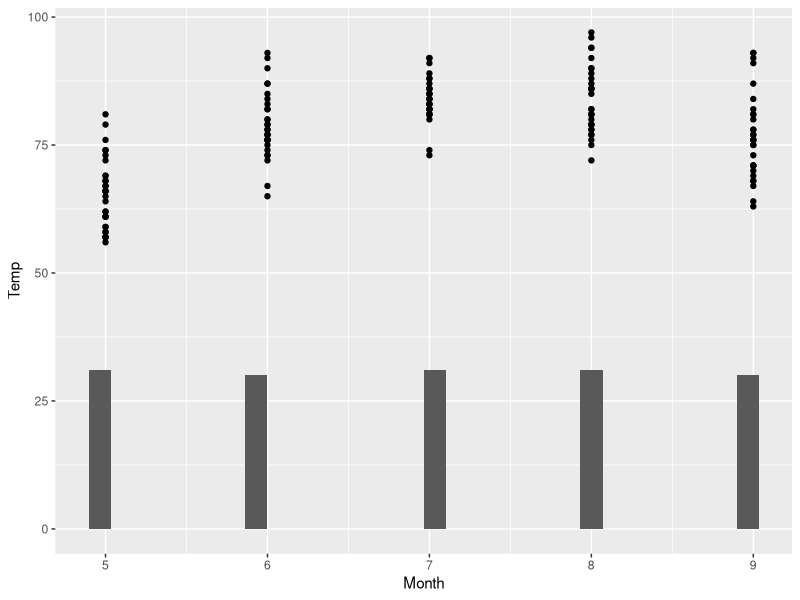
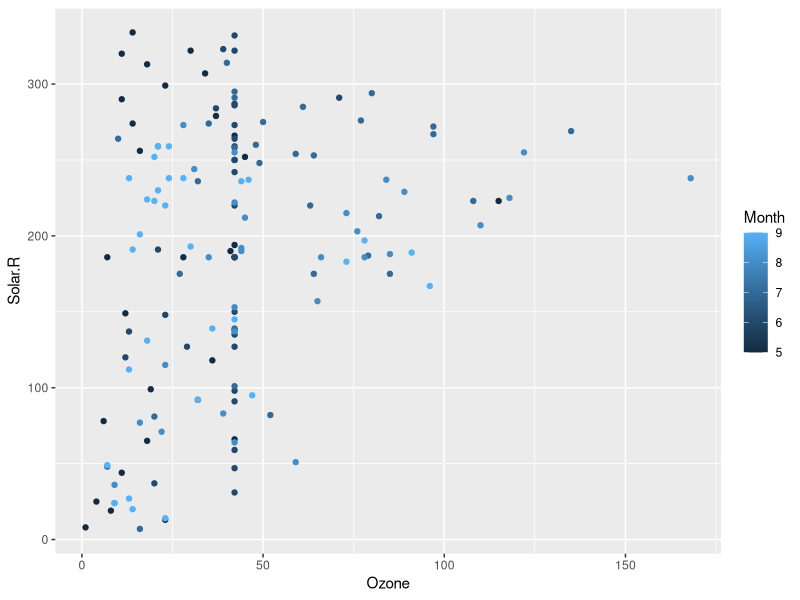
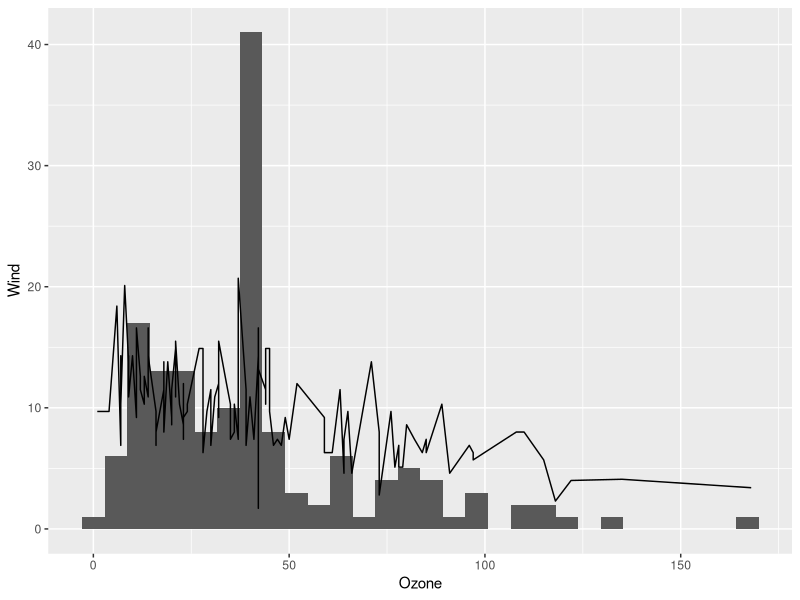
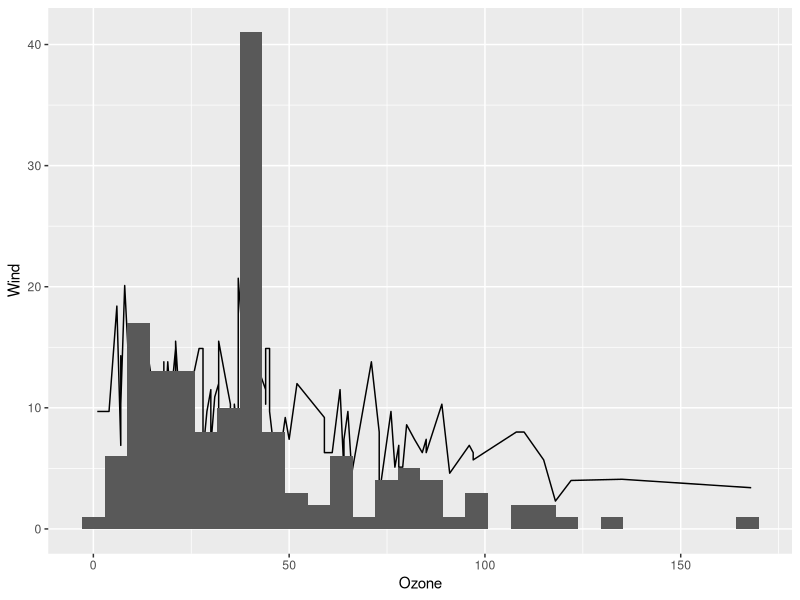
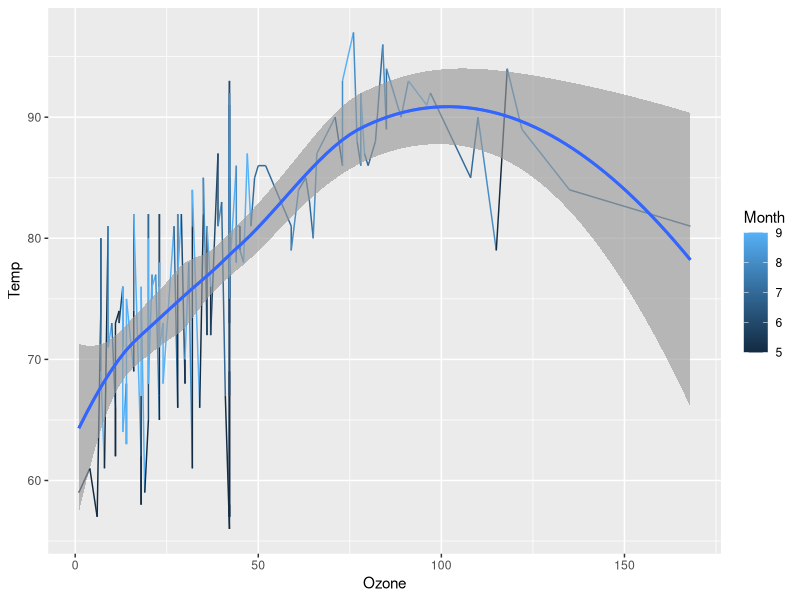
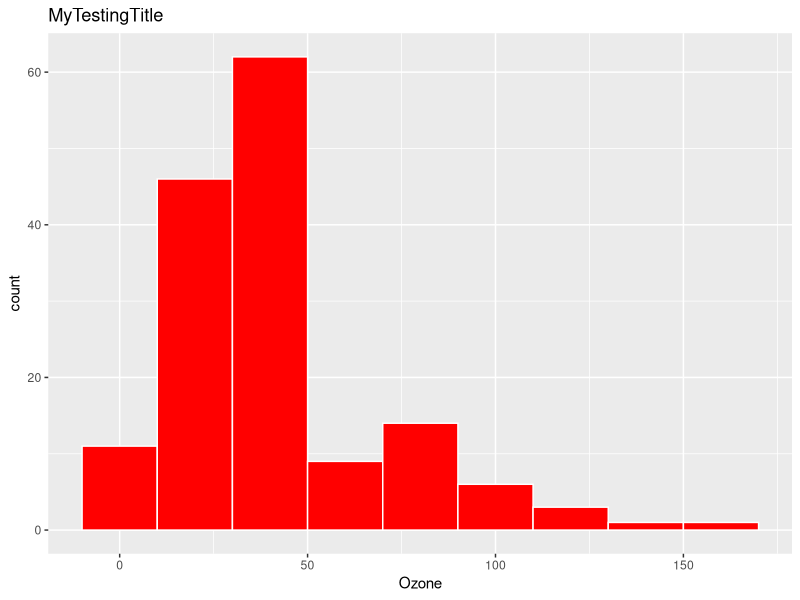
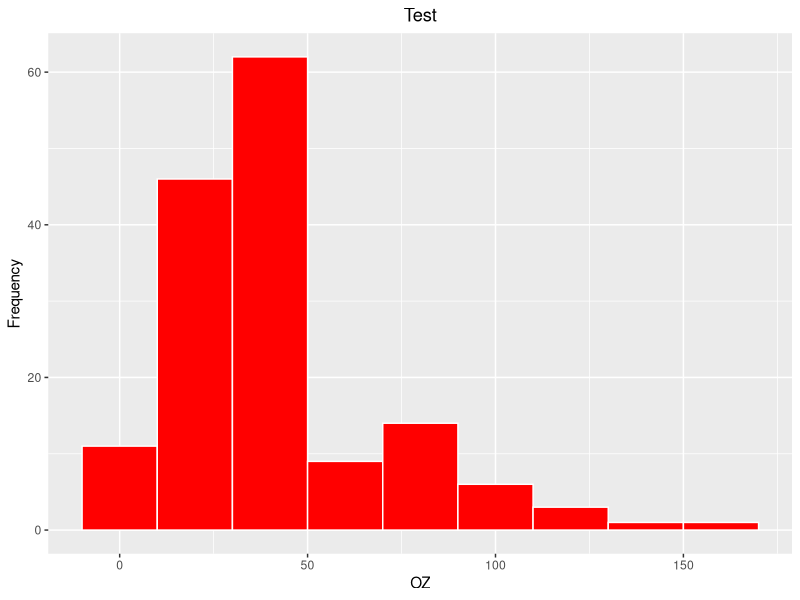
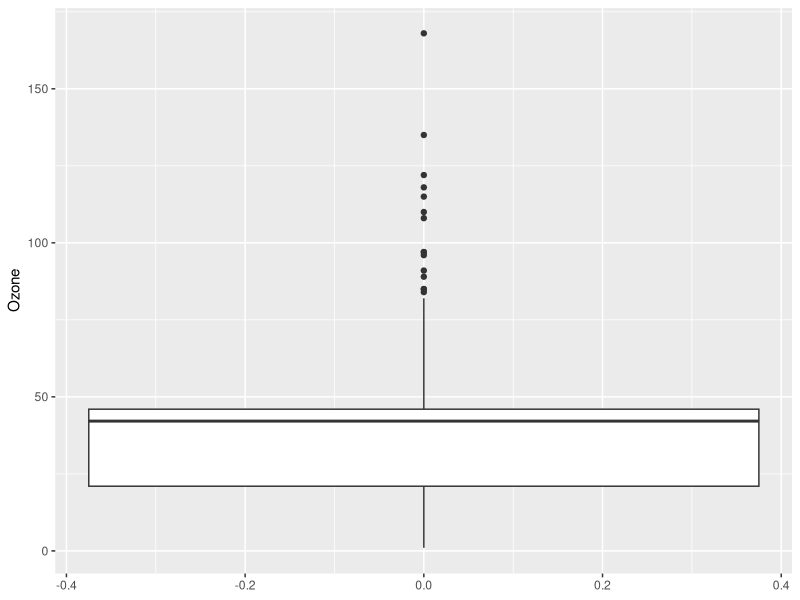

Reproduce these figures in R, in order. (Note: this script raises an error after producing the figures.)
install.packages("ggplot2")
library(ggplot2)

air <- airquality

##Clean the data set from NAs
any(is.na(air)) # do any NA's exist in Ozone col? returns T or F

length(air[air=='NA'])
colnames(air)[colSums(is.na(air))>0]

# Replace NA's with mean of column
air$Ozone[is.na(air$Ozone)] <- mean(air$Ozone,na.rm=TRUE) # replace NA's in Ozone col with mean of col (where NA is discarded when calculating the mean)
air$Solar.R[is.na(air$Solar.R)] <- mean(air$Solar.R,na.rm=TRUE) # replace NA's in Solar.R col with mean of col

MyPlot <- ggplot(air) + aes(x=Month) + geom_point(aes(y=Temp)) + geom_histogram()
MyPlot

ggplot(air) + geom_point(aes(x=Ozone, y= Solar.R, colour=Month))

p <- ggplot(air) + geom_histogram(aes(x=Ozone)) + geom_line(aes(x=Ozone,y=Wind))
p


ggplot(air, aes(x=Ozone)) + geom_line(aes(y=Wind)) + geom_histogram()


p <- ggplot(data=air, aes(x=Ozone, y=Temp, color=Month)) + geom_line() + stat_smooth()
p + stat_smooth()

##Generate charts, histogram, box plot, line plot, point plot, and tile plot for heat map
MyGraph <- ggplot(air, aes(x=Ozone)) + geom_histogram(binwidth=20, color="white", fill="red")

MyGraph + ggtitle("MyTestingTitle")

MyGraph <- MyGraph + ggtitle("Test") + theme(plot.title = element_text(hjust = 0.5)) + xlab("OZ") + ylab("Frequency")
MyGraph

#The next is to create a boxplot
gbox.ozone <- ggplot(air, aes(y=Ozone)) + geom_boxplot() 
gbox.ozone
# create a boxplot for wind


#Explore how the data changes over time
# Paste value in Month and Day columns and 1973 and assign to column "Date"
air$Date <- paste("1973", air$Month, air$Day, sep="-")
air$Date <- as.Date(air$Date,"%Y-%m-%d")

str(air) # check structure to see if conversion works
air <- air[,-5:-6]
str(air) 

# create line charts for ozone, temp, wind and Solar.R
# line chart for ozone
gline.ozone <- ggplot(data = air, aes(x=Date, y=Ozone)) + geom_line() + theme_classic(base_size = 10)
gline.ozone
# create for the other variables
#
#
#
# create one chart with 4 lines

ggplot(air, aes(x=Date)) + 
  geom_line(aes(y=Ozone, color="Ozone")) + 
  geom_line(aes(y=Temp, color="Temp")) +  
  geom_line(aes(y=Wind, color="Wind")) +
  geom_line(aes(y=Solar.R, color="Solar.R")) +  theme(plot.title=element_text(hjust=.5)) + 
  labs(title="give it a name") + scale_color_manual(values=c("green4", "orange", "blue", "red"))  

#  ------------------------------------------ A different approach
# use melt function to transform the data frame
#to use melt install.packages("reshape2") 
library(reshape2)
airLong <- melt(air, id="Date")
head(airLong[order(airLong$Date),])

# create chart with all 4 variables
gline.all <- ggplot(airLong, aes(x=Date, y=value, color=variable)) + geom_line()
gline.all # inspect chart
# -------------- End of different approach

## Step 4: Look at all the data via a Heatmap
htmap <- ggplot(airLong, aes(x=Date, y=variable)) + geom_tile(aes(fill=value)) + scale_fill_gradient(low="white", high="red")
htmap # inspect heatmap

## Step 5: Look at all the data via a scatter chart
gscatter <- ggplot(air) +  geom_point(aes(x=Wind, y=Temp, size=Ozone, color=Solar.R))
gscatter # inspect scatter plot

# ------------------------------------- end of the other approach
## Step 6: Final Analysis
#
#
#
#
# --------------- The following is for you, not required 
#set up your working directory
setwd("D:\\")
# save a plot as a jpg file
ggsave(gscatter,filename="SavedFromRClass.jpg",  width = 12, height = 12)

#the following is an example of creating excel sheets and storing in them 
#data and plots, it may not work at your end until you install the library 
#and have the right names of data and plots
library(openxlsx)

wb <- createWorkbook()
addWorksheet(wb, "WeeklyDifferencer")
addWorksheet(wb, "WeeklyDifference_Bus")
addWorksheet(wb, "Charts")
conditionalFormatting(wb, "Charts", cols= 1:10, rows = 1:30, style = negStyle)
writeData(wb, "WeeklyDifferencer", OverallComPayerWeek)
writeData(wb, "WeeklyDifference_Bus", OverallComWeek)
insertImage(wb, "Charts", "WeeklyDiff_Payer.jpg", width=5.82, height=5.82, units="in", startRow = 2, startCol = 1)
insertImage(wb, "Charts", "WeeklyDiff_Payer_Bus.jpg", width=5.82, height=5.82, units="in", startRow = 2, startCol =12)
saveWorkbook(wb, paste(Ext, "_AMs.xlsx",sep = ""), overwrite=TRUE)

